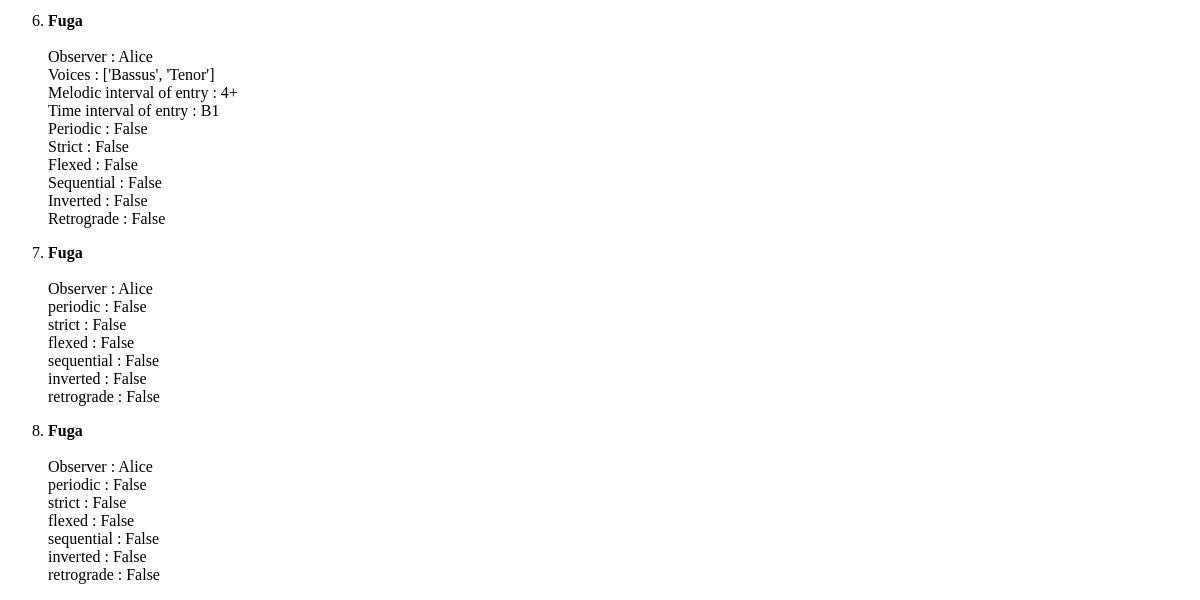
The page /observations/ (lower part) on the database as committed earlier.
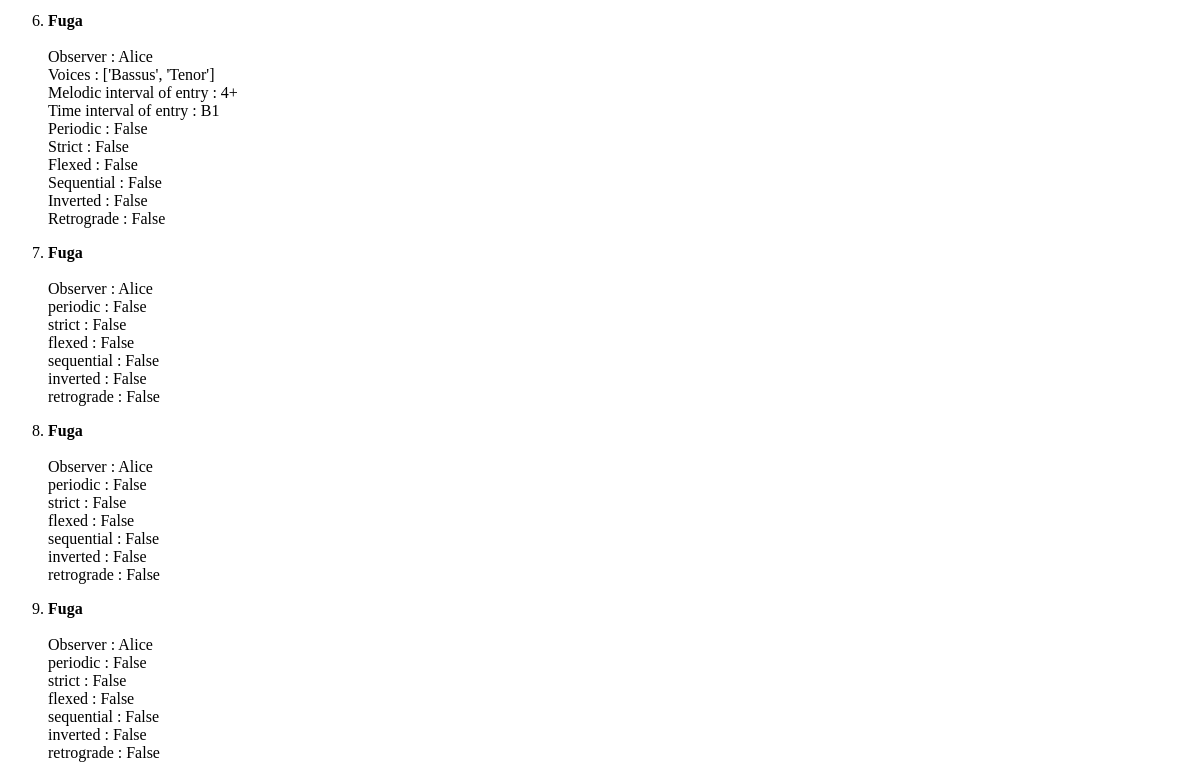
The same page on the database as committed later.
### crim/models/observation.py (models this page shows, shortened)
class CRIMObservation(models.Model):
    class Meta:
        app_label = 'crim'
        verbose_name = 'Observation'
        verbose_name_plural = 'Observations'
    observer = models.CharField(max_length=128, blank=True)
    musical_type = models.CharField(max_length=128, blank=True)
    details = JSONField(null=True)
    definition = models.ForeignKey(
        'CRIMDefinition',
        on_delete=models.CASCADE,
        db_index=True,
        related_name='definition',
        null=True
    )

### crim/views/observation.py (the view, shortened to what this page needs)
# urls.py: path('observations/', ObservationList.as_view(), name='crimobservation-list'),
class ObservationList(APIView):
    renderer_classes = [TemplateHTMLRenderer]
    template_name = 'observation_list.html'
    def get(self, request, format=None):
        observations = CRIMObservation.objects.all()
        return Response({'observations': observations}, template_name='observation_list.html')

### crim/templates/observation_list.html (shortened to what this page needs)
<html><body>
<ol>
    {% for observation in observations %}
        <p><li><b>{{ observation.musical_type }}</b></li>
        <br>Observer : {{ observation.observer }}
        {% for key, value in observation.details.items %}
            <br>{{ key }} : {{ value }}
        {% endfor %}</p>
    {% endfor %}
</ol>
</body></html>

Rows that differ between the two databases and show on the page:
added CRIMObservation: musical_type "Fuga", observer "Alice", details "periodic" "strict" "flexed" "sequential" "inverted" "retrograde", details "False" "False" "False" "False" "False" "False"
